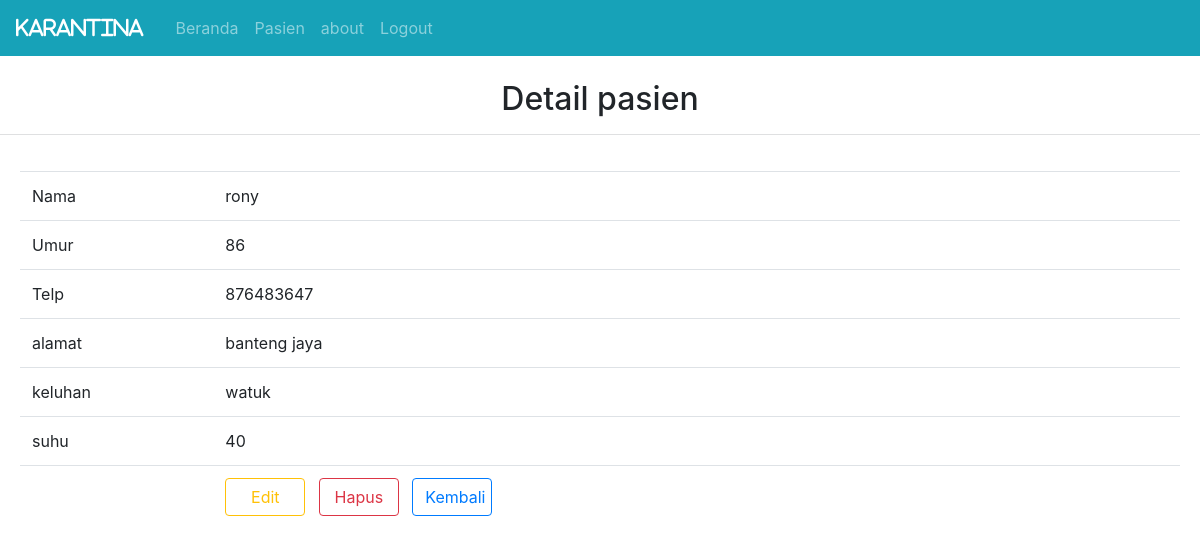
Page /pasien/detail.php?id_pasien=5 on the committed database.
### tables this page shows
CREATE TABLE `pasien` (
  `id_pasien` int(3) NOT NULL,
  `nama` varchar(255) NOT NULL,
  `umur` int(8) NOT NULL,
  `telp` int(30) NOT NULL,
  `alamat` varchar(255) NOT NULL,
  `keluhan` text NOT NULL,
  `suhu` int(8) NOT NULL,
  `id_level` int(3) NOT NULL
);

### pasien/detail.php (the view, shortened to what this page needs)
<?php
include '../aset/header.php';
include '../koneksi.php';
$id_pasien = $_GET["id_pasien"];
$sql = "SELECT * FROM pasien inner join level on pasien.id_level = level.id_level where id_pasien = $id_pasien";
$res = mysqli_query($kon,$sql);
$detail = mysqli_fetch_assoc($res);
?>
		<center>
			<h2>Detail pasien</h2>
			<hr class="bg-light">
			  <div class="card-body">
                <table class="table">
					<tr>
						<td width="100px">Nama</td>
						<td width="500px"><?= $detail['nama'] ?></td>
					</tr>
					<tr>
						<td width="100px">Umur</td>
						<td width="500px"><?= $detail['umur'] ?></td>
					</tr>
					<tr>
						<td width="100px">Telp</td>
						<td width="500px"><?= $detail['telp'] ?></td>
					</tr>
					<tr>
						<td width="100px">alamat</td>
						<td width="500px"><?= $detail['alamat'] ?></td>
					</tr>
					<tr>
						<td width="100px">keluhan</td>
						<td width="500px"><?= $detail['keluhan'] ?></td>
					</tr>
					<tr>
						<td width="100px">suhu</td>
						<td width="500px"><?= $detail['suhu'] ?></td>
					</tr>
					<tr>
						<td></td>
						<td>
						<a href="edit.php?id_pasien=<?= $detail['id_pasien']?>" class="btn btn-outline-warning" style="width:80px">Edit</a>&nbsp&nbsp
						<a href="hapus.php?id_pasien=<?= $detail['id_pasien']?>" class="btn btn-outline-danger" style="width:80px">Hapus</a>&nbsp&nbsp
						<a href="index.php?id_pasien=<?= $detail['id_pasien']?>" class="btn btn-outline-primary" style="width:80px">Kembali</a></td>
					</tr>
				</table>
				</div>
<?php
include '../aset/footer.php';
?>

### rows in the picture
pasien: nama "rony", umur "86", telp "876483647", alamat "banteng jaya", keluhan "watuk", suhu "40"
